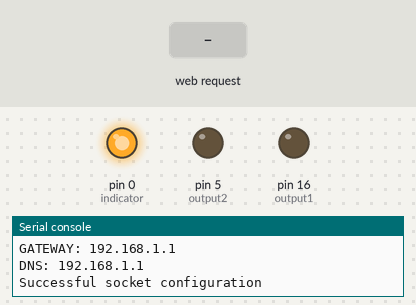
Simulated run of this program. Board: MicroPython board. Parts: output pins drawn as LEDs (lit = HIGH), the last lines printed to the serial console. Inputs (shaded band) come from the test bench. WiFi joins after 1.5 s.

Above: at 3.7 s.
3.8 s: HTTP request GET /?control1=on received
At 5.0 s:
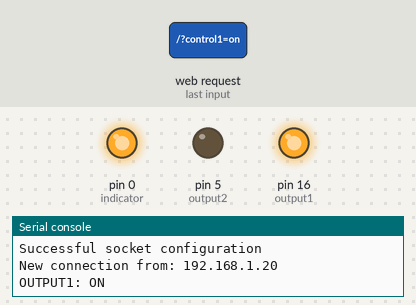
5.3 s: HTTP request GET /?control2=on received
At 6.4 s:
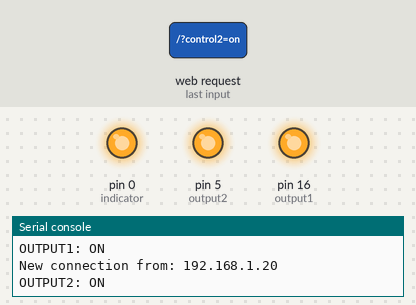
6.8 s: HTTP request GET /?control1=off received
At 7.5 s:
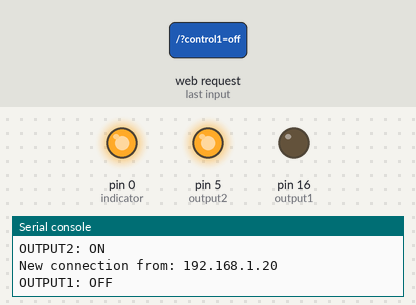
8.3 s: HTTP request GET /?control2=off received
At 8.6 s:
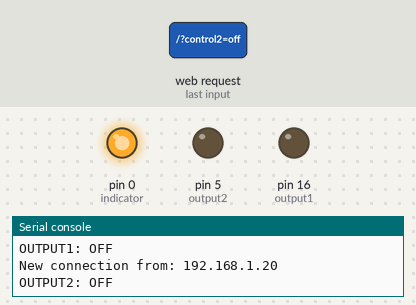
Timing chart, 0 to 10.8 s (numbered marks = the images above; inputs shaded):
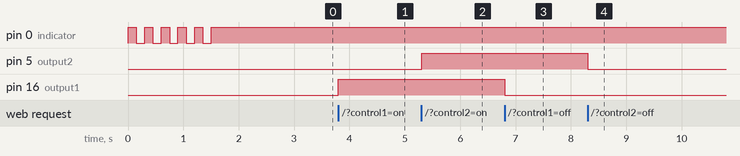

The program:

ajax_web_server_led_control.py
```python
'''
 * LED control through a Web server using Ajax
 *
 * Name = Ajax Web Server - Led Control
 * Version = 1.0.0
 * Update Date = 10/10/2021
 * Author = Jhonatan Lamiña
 * e-mail = contacto@jhonatanlamina.com
 * Web = www.jhonatanlamina.com
 *
 * Copyright (c) Jhonatan Lamiña - All rights reserved
'''

from machine import Pin, reset
import network
import socket
import time

#Disable debug output
import esp
esp.osdebug(None)

#It reclaims the memory occupied by objects that are not necessary for the program
import gc
gc.collect()

#WiFi Connection
#Replace the SSID and KEY data with those of your Wi-Fi network
ssid = 'WiFi NETWORK'
key = '*wifi-network*'
indicator = Pin(0, Pin.OUT)
wlan = network.WLAN(network.STA_IF)
if not wlan.isconnected():
    wlan.active(True)
    wlan.connect(ssid, key)
    print('Connecting to: %s' % ssid)
    timeout = time.ticks_ms()
    while not wlan.isconnected():
        indicator.on()
        time.sleep(0.15)
        indicator.off()
        time.sleep(0.15)
        if (time.ticks_diff (time.ticks_ms(), timeout) > 10000):
            break
    if wlan.isconnected():
        indicator.on()
        print('Successful connection to: %s' % ssid)
        print('IP: %s\nSUBNET: %s\nGATEWAY: %s\nDNS: %s' % wlan.ifconfig()[0:4])
    else:
        indicator.off()
        wlan.active(False)
        print('Failed to connect to: %s' % ssid)
else:
    indicator.on()
    print('Connected\nIP: %s\nSUBNET: %s\nGATEWAY: %s\nDNS: %s' % wlan.ifconfig()[0:4])

#Output Pin
output1 = Pin(16, Pin.OUT)
output2 = Pin(5, Pin.OUT)

#Web Page
def web_page():
    html = """
<!DOCTYPE html>
<html>
<head>
	<title>MicroPython Web Server</title>
    <link rel="shortcut icon" href="https://www.adafruit.com/includes/templates/adafruit2013/images/micropython/snek.png">
    <meta name="viewport" content="width=device-width, initial-scale=1">
    <script>
    	const xhttp = new XMLHttpRequest();
		function on1() {
			console.log("ON1");
			xhttp.open("GET", "/?control1=on");
			xhttp.send();
		}
		function off1() {
			console.log("OFF1");
			xhttp.open("GET", "/?control1=off");
			xhttp.send();
		}
		function on2() {
			console.log("ON2");
			xhttp.open("GET", "/?control2=on");
			xhttp.send();
		}
		function off2() {
			console.log("OFF2");
			xhttp.open("GET", "/?control2=off");
			xhttp.send();
		}
    </script>
    <style>
	    *{
		padding: 0px; margin: 0px;
		}
		.home{
			padding: 0px 0px 10px 0px; background-color: #ffffff;
		}
		.nav{
			box-sizing: border-box; display: inline-block;
			padding: 10px 0px 10px 0px; background-color:#063d6d;
			width: 100%; height: auto;
		}
		.control{
			box-sizing: border-box; display: inline-block;
			padding: 0px 0px 15px 0px; background-color: #cccccc;
			border: 4px solid #063d6d; border-radius: 20px;
			width: auto; height: auto; margin: 30px;
		}
		.myline {
		  border: 2px solid #063d6d;
		}
		#t1{
			font-family: Helvetica; font-weight: bold;
			text-align: center; font-size: 50px; color: white;
		}
		#t2{
			font-family: Helvetica; font-weight: bold;
			text-align: center; font-size: 20px; color: white;
		}
		#imag{
			width: 200px; height: 200px; padding: 25px;
		}
		#on{
			border: 4px solid green; border-radius: 20px;
			background-color:white; color: green;
			font-weight: bold; font-size: 20px;
			width: 150px; height: 50px; cursor:pointer;
		}
		#off{
			border: 4px solid red; border-radius: 20px;
			background-color:white; color: red;
			font-weight: bold; font-size: 20px;
			width: 150px; height: 50px; cursor:pointer;
		}
  	</style>
</head>
<body>
	<div class='nav'>
		<h1 id='t1'>MicroPython Web Server</h1>
		<p id='t2'>For more information visit <a id='t2' href="https://jhonatanlamina.com" target="_blank" title="Go to www.jhonatanlamina.com">www.jhonatanlamina.com</a></p>
	</div>
	<div class="home">
		<center>
		<div class="control">
			<img id="imag" src="https://gifimage.net/wp-content/uploads/2017/11/foco-idea-gif-12.gif" alt="imagen">
			<hr class="myline"><br /> &ensp;
			<button id='on' type="button" onclick="on1();">ON</button> &ensp;
			<button id='off' type="button" onclick="off1();">OFF</button> &ensp;
		</div>
		<div class="control">
			<img id="imag" src="https://gifimage.net/wp-content/uploads/2017/11/foco-idea-gif-12.gif" alt="imagen">
			<hr class="myline"><br /> &ensp;
			<button id='on' type="button" onclick="on2();">ON</button> &ensp;
			<button id='off' type="button" onclick="off2();">OFF</button> &ensp;
		</div>
		</center>
	</div>
</body>
</html>
"""
    return html
try:
    tcp_socket = socket.socket(socket.AF_INET, socket.SOCK_STREAM)
    tcp_socket.bind(('', 80))
    tcp_socket.listen(5)
    time.sleep(1)
    print('Successful socket configuration')
except OSError as e:
    print('Failed to socket configuration. Rebooting...')
    time.sleep(3)
    reset()

while True:
    try:
        if gc.mem_free() < 102000:
            gc.collect()
        conn, addr = tcp_socket.accept()
        conn.settimeout(3.0)
        print('New connection from: %s' % str(addr[0]))
        request = conn.recv(1024)
        conn.settimeout(None)
        request = str(request)
        #print('Request:  %s' % request)
        if request.find('/?control1=on') == 6:
            print('OUTPUT1: ON')
            output1.value(1)
        if request.find('/?control1=off') == 6:
            print('OUTPUT1: OFF')
            output1.value(0)
        if request.find('/?control2=on') == 6:
            print('OUTPUT2: ON')
            output2.value(1)
        if request.find('/?control2=off') == 6:
            print('OUTPUT2: OFF')
            output2.value(0)
        conn.send('HTTP/1.1 200 OK\n')
        conn.send('Content-Type: text/html\n')
        conn.send('Connection: close\n\n')
        conn.sendall(web_page())
        conn.close()
    except OSError as e:
        conn.close()
        #print('Connection Closed')
    time.sleep(0.1)
```

Measured:
- after the input at 3.8 s, pin 16 (output1): LOW → HIGH at once
- after the input at 5.3 s, pin 5 (output2): LOW → HIGH at once
- after the input at 6.8 s, pin 16 (output1): HIGH → LOW at once
- after the input at 8.3 s, pin 5 (output2): HIGH → LOW at once
